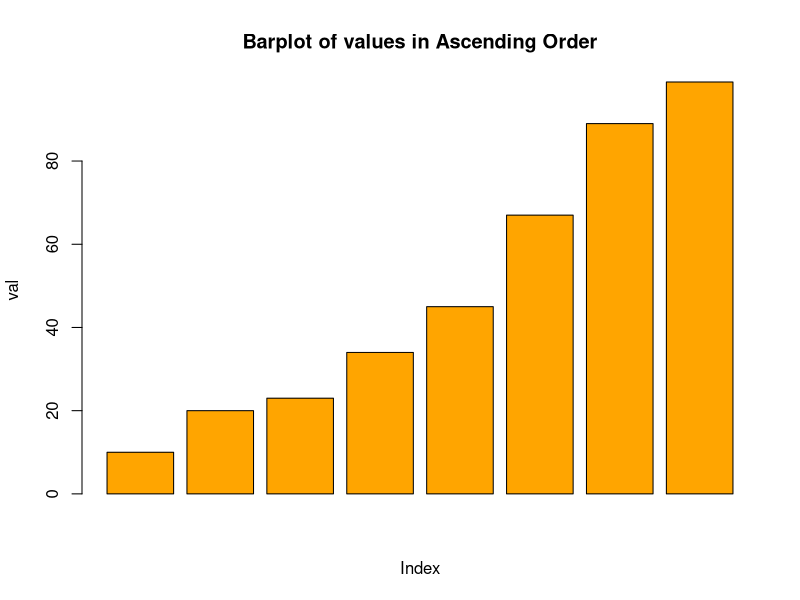
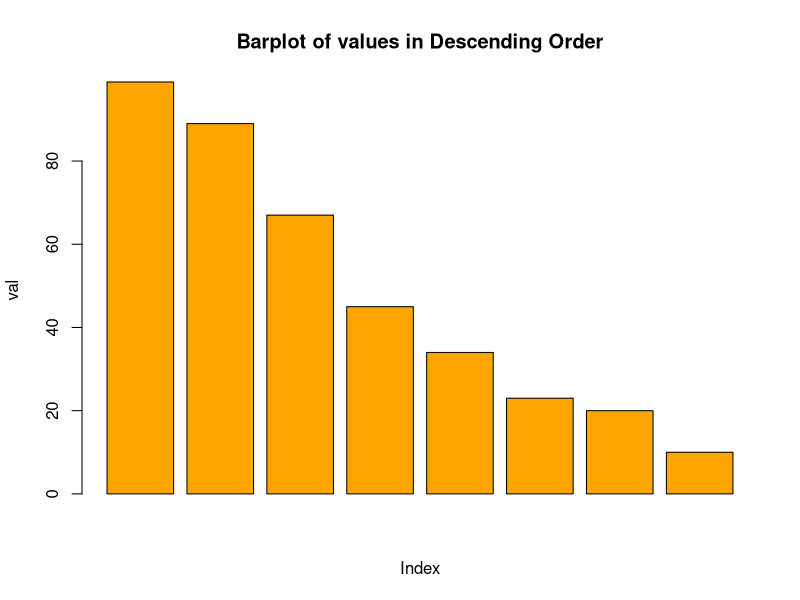

Generate these figures, in order, with R:
data_vec <- c(23, 45, 10, 34, 89, 20, 67, 99)

ascending_order <- sort(data_vec)

descending_order <- sort(data_vec, decreasing = TRUE)

print("Sorted in Ascending Order:")
print(ascending_order)

print("Sorted in Descending Order:")
print(descending_order)

barplot(ascending_order, main="Barplot of values in Ascending Order", 
	col="orange", xlab = "Index", ylab = "val", yslim=c(0, 100))

barplot(descending_order, main="Barplot of values in Descending Order", 
	col="orange", xlab = "Index", ylab = "val", yslim=c(0, 100))